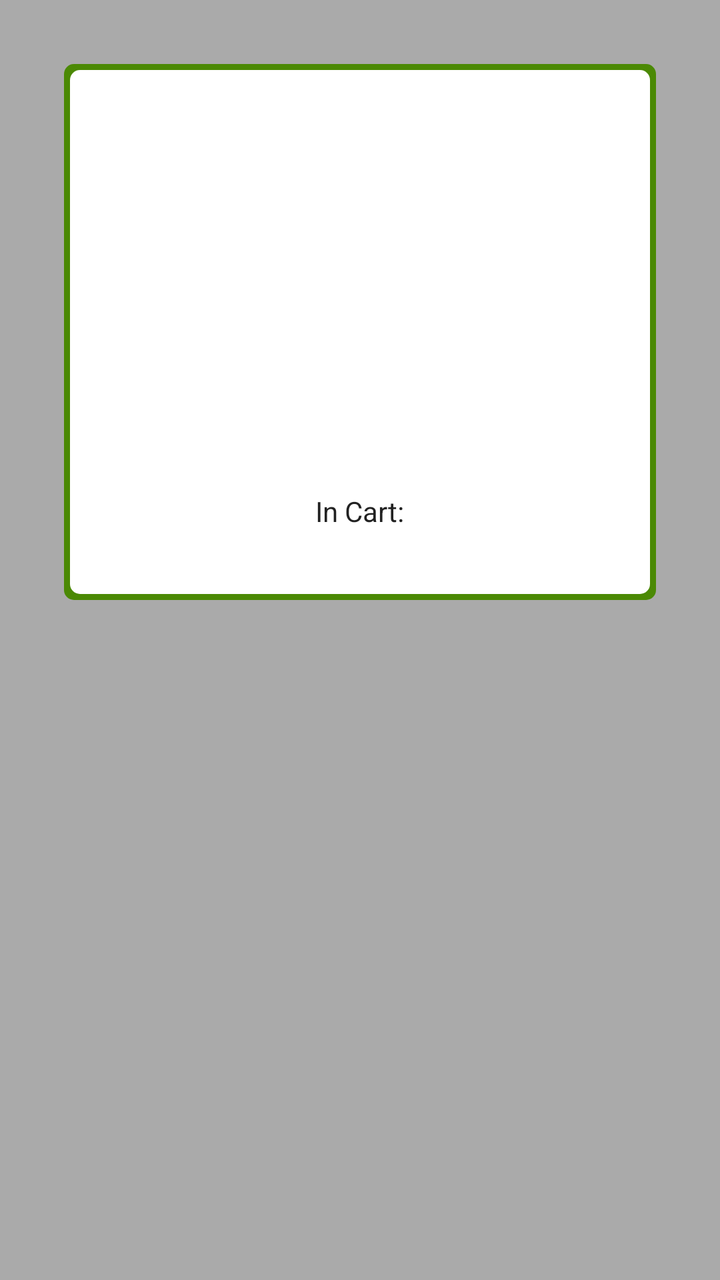
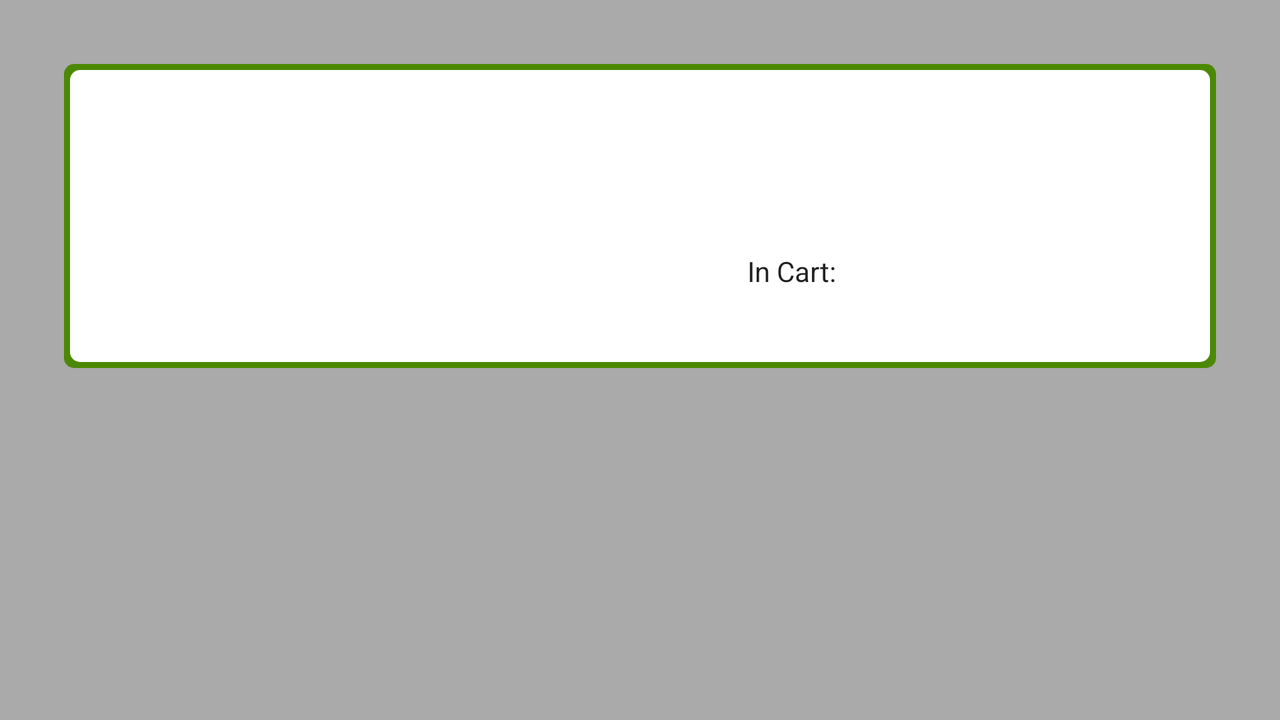

One screen, two layout resources from the same app: the default and the repository's alternative for another configuration. Each is rendered where Android would select it; the XML of both is given below.
<!-- AndroidManifest.xml: activity theme AppTheme.Transparent -->
<!-- res/layout/activity_product_detail.xml -->
<?xml version="1.0" encoding="utf-8"?>
<ScrollView
	xmlns:android="http://schemas.android.com/apk/res/android"
	android:layout_width="match_parent"
	android:layout_height="match_parent"
	android:background="@color/black_transparent"
	android:paddingBottom="@dimen/activity_vertical_margin"
	android:paddingLeft="@dimen/activity_horizontal_margin"
	android:paddingRight="@dimen/activity_horizontal_margin"
	android:paddingTop="@dimen/activity_vertical_margin">

	<LinearLayout
		android:layout_width="match_parent"
		android:layout_height="wrap_content"
		android:layout_marginBottom="@dimen/activity_vertical_margin"
		android:layout_marginLeft="@dimen/activity_horizontal_margin"
		android:layout_marginRight="@dimen/activity_horizontal_margin"
		android:layout_marginTop="@dimen/activity_vertical_margin"
		android:background="@drawable/bordered_white"
		android:gravity="center_horizontal"
		android:orientation="vertical"
		android:paddingBottom="@dimen/activity_vertical_margin"
		android:paddingLeft="@dimen/activity_horizontal_margin"
		android:paddingRight="@dimen/activity_horizontal_margin"
		android:paddingTop="@dimen/activity_vertical_margin">

		<ImageView
			android:id="@+id/close"
			android:layout_width="wrap_content"
			android:layout_height="wrap_content"
			android:layout_gravity="end"
			android:contentDescription="@string/close"
			android:src="@drawable/ic_close_black_24dp" />

		<ImageView
			android:id="@+id/product_image"
			android:layout_width="120dp"
			android:layout_height="120dp"
			android:contentDescription="@string/product_image" />

		<TextView
			android:id="@+id/product_name"
			android:layout_width="wrap_content"
			android:layout_height="wrap_content"
			android:textAppearance="@style/TextAppearance.AppCompat.Title" />

		<TextView
			android:id="@+id/product_price"
			android:layout_width="wrap_content"
			android:layout_height="wrap_content"
			android:textAppearance="@style/TextAppearance.AppCompat.Body1" />

		<ImageView
			android:id="@+id/add_to_cart"
			android:layout_width="wrap_content"
			android:layout_height="wrap_content"
			android:layout_marginBottom="@dimen/activity_vertical_margin"
			android:layout_marginTop="@dimen/activity_vertical_margin"
			android:contentDescription="@string/add_to_cart"
			android:src="@drawable/ic_add_shopping_cart_black_48dp" />

		<TextView
			android:layout_width="wrap_content"
			android:layout_height="wrap_content"
			android:text="@string/in_cart"
			android:textAppearance="@style/TextAppearance.AppCompat.Body1" />

		<TextView
			android:id="@+id/in_cart"
			android:layout_width="wrap_content"
			android:layout_height="wrap_content"
			android:textAppearance="@style/TextAppearance.AppCompat.Body1" />
	</LinearLayout>
</ScrollView>
<!-- resources referenced by this layout -->
<resources>
  <color name="black_transparent">#55000000</color>
  <dimen name="activity_horizontal_margin">16dp</dimen>
  <dimen name="activity_vertical_margin">16dp</dimen>
  <!-- drawable bordered_white (drawable) -->
  <?xml version="1.0" encoding="utf-8"?>
  <layer-list
  	xmlns:android="http://schemas.android.com/apk/res/android">
  
  	<item>
  		<shape>
  			<corners android:radius="5dp" />
  			<solid android:color="@color/colorPrimary" />
  		</shape>
  	</item>
  	<item
  		android:bottom="3dp"
  		android:left="3dp"
  		android:right="3dp"
  		android:top="3dp">
  		<shape>
  			<corners android:radius="5dp" />
  			<solid android:color="@android:color/white" />
  		</shape>
  	</item>
  </layer-list>
  <string name="add_to_cart">Add to Cart</string>
  <string name="close">Close</string>
  <string name="in_cart">In Cart:</string>
  <string name="product_image">Product Image</string>
  <style name="AppTheme.Transparent" parent="AppTheme.NoActionBar">
  		<item name="android:windowIsTranslucent">true</item>
  		<item name="android:windowBackground">@android:color/transparent</item>
  		<item name="android:windowContentOverlay">@null</item>
  		<item name="android:backgroundDimEnabled">false</item>
  	</style>
  <color name="colorPrimary">#4b8904</color>
  <style name="AppTheme.NoActionBar">
  		<item name="windowActionBar">false</item>
  		<item name="windowNoTitle">true</item>
  	</style>
</resources>
<!-- res/layout-land/activity_product_detail.xml (the repository's variant of the layout above) -->
<!-- drawn on the phone turned sideways -->
<?xml version="1.0" encoding="utf-8"?>
<ScrollView
	xmlns:android="http://schemas.android.com/apk/res/android"
	android:layout_width="match_parent"
	android:layout_height="match_parent"
	android:background="@color/black_transparent"
	android:paddingBottom="@dimen/activity_vertical_margin"
	android:paddingLeft="@dimen/activity_horizontal_margin"
	android:paddingRight="@dimen/activity_horizontal_margin"
	android:paddingTop="@dimen/activity_vertical_margin">

	<LinearLayout
		android:layout_width="match_parent"
		android:layout_height="wrap_content"
		android:layout_marginBottom="@dimen/activity_vertical_margin"
		android:layout_marginLeft="@dimen/activity_horizontal_margin"
		android:layout_marginRight="@dimen/activity_horizontal_margin"
		android:layout_marginTop="@dimen/activity_vertical_margin"
		android:background="@drawable/bordered_white"
		android:gravity="center_horizontal"
		android:orientation="horizontal"
		android:paddingBottom="@dimen/activity_vertical_margin"
		android:paddingLeft="@dimen/activity_horizontal_margin"
		android:paddingRight="@dimen/activity_horizontal_margin"
		android:paddingTop="@dimen/activity_vertical_margin">

		<ImageView
			android:id="@+id/product_image"
			android:layout_width="120dp"
			android:layout_height="120dp"
			android:layout_gravity="center_vertical"
			android:layout_marginLeft="@dimen/activity_horizontal_margin"
			android:layout_marginRight="@dimen/activity_horizontal_margin"
			android:contentDescription="@string/product_image" />

		<LinearLayout
			android:layout_width="0dp"
			android:layout_height="wrap_content"
			android:layout_weight="1"
			android:gravity="center_horizontal"
			android:orientation="vertical">

			<TextView
				android:id="@+id/product_name"
				android:layout_width="wrap_content"
				android:layout_height="wrap_content"
				android:textAppearance="@style/TextAppearance.AppCompat.Title" />

			<TextView
				android:id="@+id/product_price"
				android:layout_width="wrap_content"
				android:layout_height="wrap_content"
				android:textAppearance="@style/TextAppearance.AppCompat.Body1" />

			<ImageView
				android:id="@+id/add_to_cart"
				android:layout_width="wrap_content"
				android:layout_height="wrap_content"
				android:layout_marginBottom="@dimen/activity_vertical_margin"
				android:layout_marginTop="@dimen/activity_vertical_margin"
				android:contentDescription="@string/add_to_cart"
				android:src="@drawable/ic_add_shopping_cart_black_48dp" />

			<TextView
				android:layout_width="wrap_content"
				android:layout_height="wrap_content"
				android:text="@string/in_cart"
				android:textAppearance="@style/TextAppearance.AppCompat.Body1" />

			<TextView
				android:id="@+id/in_cart"
				android:layout_width="wrap_content"
				android:layout_height="wrap_content"
				android:textAppearance="@style/TextAppearance.AppCompat.Body1" />
		</LinearLayout>

		<ImageView
			android:id="@+id/close"
			android:layout_width="wrap_content"
			android:layout_height="wrap_content"
			android:layout_gravity="top"
			android:contentDescription="@string/close"
			android:src="@drawable/ic_close_black_24dp" />
	</LinearLayout>
</ScrollView>
